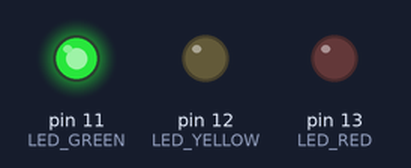
Simulated run of this sketch. Board: Arduino Uno, built with avr-gcc and run on an emulated ATmega328P. Shown: output pins drawn as LEDs (lit = HIGH).

Above: at 1.0 s.
At 3.2 s:
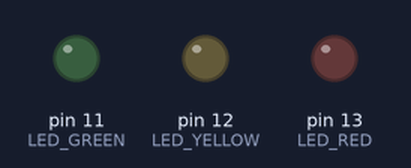
At 5.8 s:
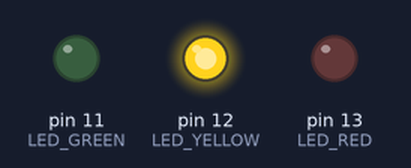
At 8.1 s:
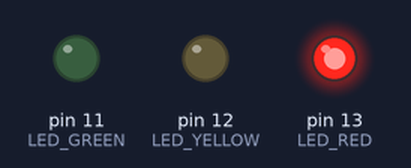
At 10.5 s:
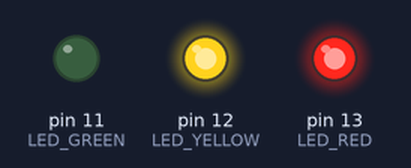
Timing chart, 0 to 14.8 s (numbered marks = the images above):
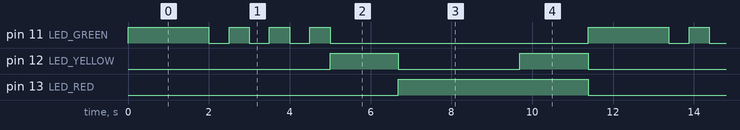

The sketch:

traffic_lights.ino
```cpp
#define LED_RED 13 // Порт 13, красный светодиод
#define LED_YELLOW 12 // Порт 12, желтый светодиод
#define LED_GREEN 11 // Порт 11, зеленый светодиод

#define TIMEOUT_RED 3000 // Время горения красного сетодиода
#define TIMEOUT_YEL 1690 // Время горения желтого светодиода
#define TIMEOUT_GREEN 2000 // Время горения зеленого светодиода

#define TIMEOUT_FLASH_GREEN 500 // Время мигания зеленого светодиода

void setup()
{
  // Все порты светодиодов будут у нас установлены в режим "внешняя нагрузка", OUTPUT
  pinMode(LED_RED, OUTPUT);
  pinMode(LED_YELLOW, OUTPUT);
  pinMode(LED_GREEN, OUTPUT);

  // Устанавливаем начальное значение светодиодов
  digitalWrite(LED_RED, LOW);
  digitalWrite(LED_YELLOW, LOW);
  digitalWrite(LED_GREEN, LOW);
}

void loop()
{
  // Включаем зеленый цвет светофора
  digitalWrite(LED_GREEN, HIGH);    // Включаем светодиод
  delay(TIMEOUT_GREEN);             // Ждем

  // Мигаем зеленым светодиодом 3 раза
  for (int i = 0; i < 3; i++)
  {
    digitalWrite(LED_GREEN, LOW);
    delay(TIMEOUT_FLASH_GREEN);
    digitalWrite(LED_GREEN, HIGH);
    delay(TIMEOUT_FLASH_GREEN);
  }

  // Теперь отключаем зеленый и включаем желтый светодиод
  digitalWrite(LED_GREEN, LOW);
  digitalWrite(LED_YELLOW, HIGH);
  delay(TIMEOUT_YEL);

  // Отключаем желтый светодиод.
  digitalWrite(LED_YELLOW, LOW);
  // Теперь включаем красный цвет
  digitalWrite(LED_RED, HIGH);
  delay(TIMEOUT_RED);

  // Включаем желтый светодиод,не выключая красный
  digitalWrite(LED_YELLOW, HIGH);
  delay(TIMEOUT_YEL);

  // Отключаем желтый и красный светодиоды.
  digitalWrite(LED_YELLOW, LOW);
  digitalWrite(LED_RED, LOW);
}
```

Measured:
- by itself, pin 11 (LED_GREEN): repeats every 11.4 s: 3 × (LOW 0.50 s, HIGH 0.50 s), LOW 6.4 s, HIGH 2.0 s
- by itself, pin 12 (LED_YELLOW): repeats every 11.4 s: LOW 3.0 s, HIGH 1.7 s, LOW 5.0 s, HIGH 1.7 s
- by itself, pin 13 (LED_RED): alternates HIGH for 4.7 s and LOW for 6.7 s
